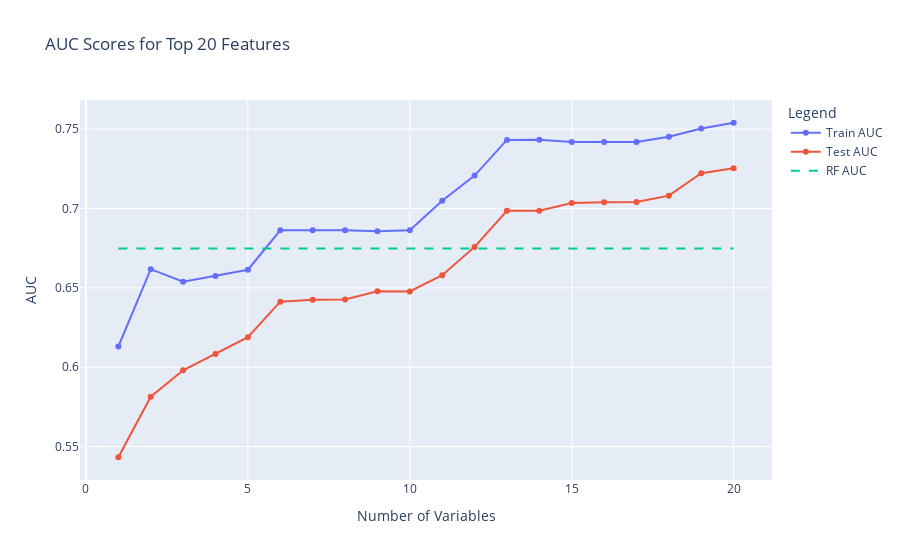
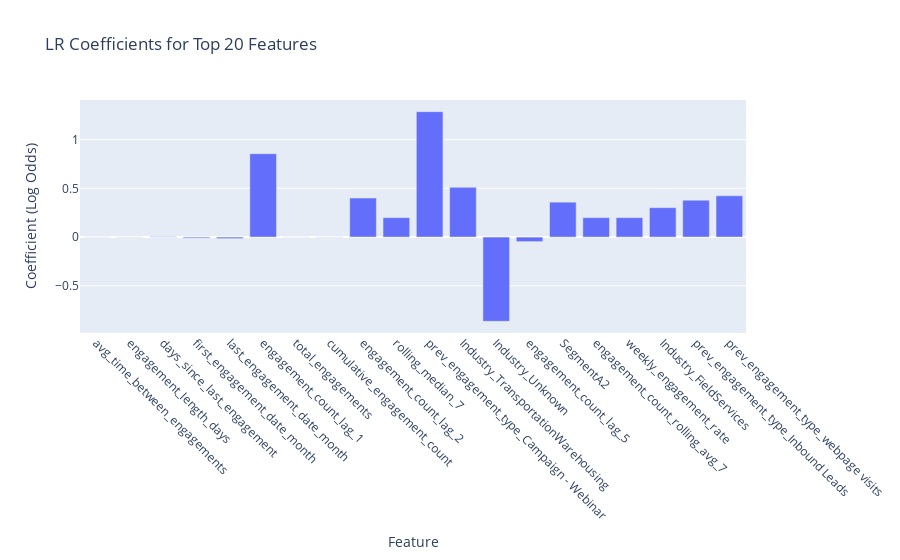
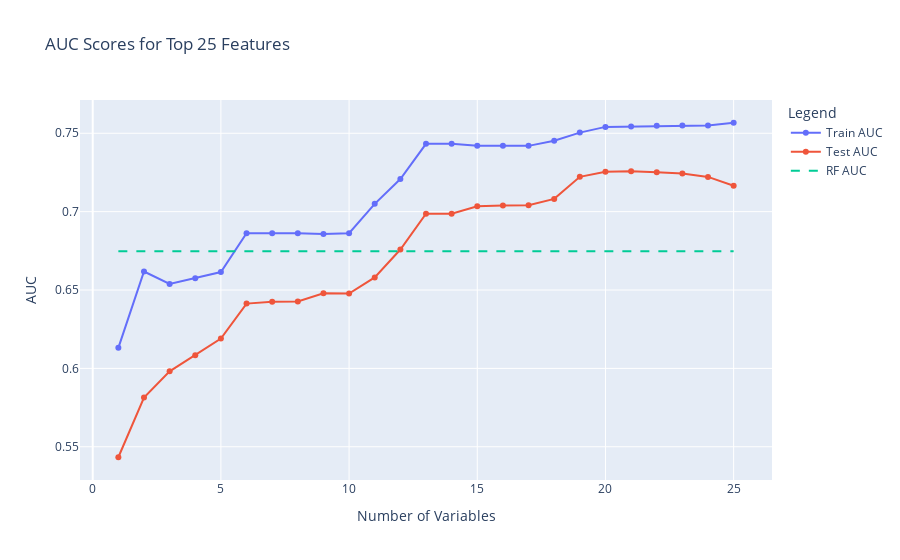
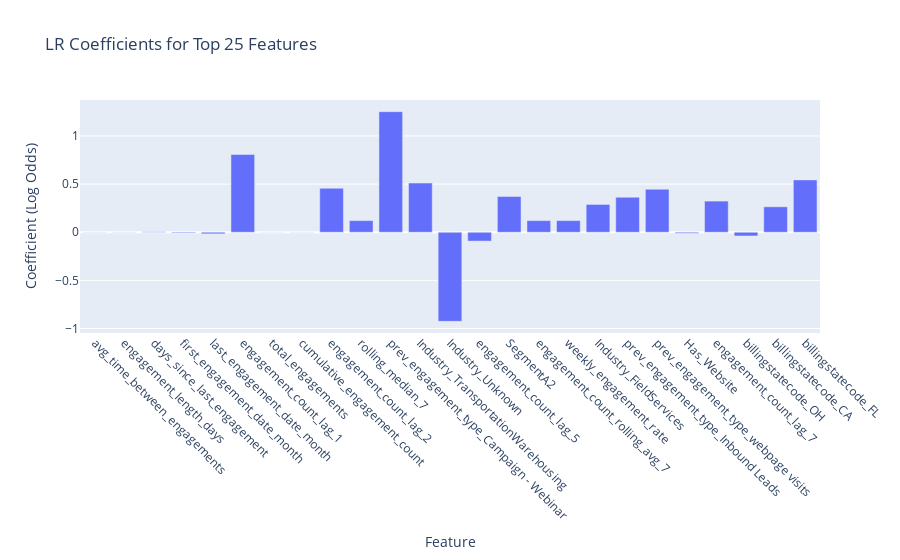

The cell these charts' notebook holds for them, in order:
### Code cell
plot_results(X_train, y_train, 20)
plot_results(X_train, y_train, 25)
plot_results(X_train, y_train, len(X_train.columns))

### Figure 1 — Plotly figure (JSON) as saved in the notebook; plotly's stock layout.template omitted (floating-point values rounded to 4 significant figures)
{"data": [{"mode": "lines+markers", "name": "Train AUC", "type": "scatter", "x": [1, 2, 3, 4, 5, 6, 7, 8, 9, 10, 11, 12, 13, 14, 15, 16, 17, 18, 19, 20], "y": [0.6131, 0.6618, 0.6539, 0.6574, 0.6615, 0.6863, 0.6863, 0.6863, 0.6857, 0.6863, 0.705, 0.7208, 0.7433, 0.7433, 0.742, 0.742, 0.742, 0.7452, 0.7504, 0.7541]}, {"mode": "lines+markers", "name": "Test AUC", "type": "scatter", "x": [1, 2, 3, 4, 5, 6, 7, 8, 9, 10, 11, 12, 13, 14, 15, 16, 17, 18, 19, 20], "y": [0.5433, 0.5814, 0.5981, 0.6084, 0.619, 0.6413, 0.6426, 0.6427, 0.6479, 0.6478, 0.658, 0.6758, 0.6987, 0.6987, 0.7035, 0.7039, 0.7041, 0.7081, 0.7222, 0.7254]}, {"line": {"dash": "dash"}, "mode": "lines", "name": "RF AUC", "type": "scatter", "x": [1, 2, 3, 4, 5, 6, 7, 8, 9, 10, 11, 12, 13, 14, 15, 16, 17, 18, 19, 20], "y": [0.6748, 0.6748, 0.6748, 0.6748, 0.6748, 0.6748, 0.6748, 0.6748, 0.6748, 0.6748, 0.6748, 0.6748, 0.6748, 0.6748, 0.6748, 0.6748, 0.6748, 0.6748, 0.6748, 0.6748]}], "layout": {"legend": {"title": {"text": "Legend"}}, "title": {"text": "AUC Scores for Top 20 Features"}, "xaxis": {"title": {"text": "Number of Variables"}}, "yaxis": {"title": {"text": "AUC"}}}}

### Figure 2 — Plotly figure (JSON) as saved in the notebook; plotly's stock layout.template omitted (floating-point values rounded to 4 significant figures)
{"data": [{"type": "bar", "x": ["avg_time_between_engagements", "engagement_length_days", "days_since_last_engagement", "first_engagement_date_month", "last_engagement_date_month", "engagement_count_lag_1", "total_engagements", "cumulative_engagement_count", "engagement_count_lag_2", "rolling_median_7", "prev_engagement_type_Campaign - Webinar", "Industry_TransportationWarehousing", "Industry_Unknown", "engagement_count_lag_5", "SegmentA2", "engagement_count_rolling_avg_7", "weekly_engagement_rate", "Industry_FieldServices", "prev_engagement_type_Inbound Leads", "prev_engagement_type_webpage visits"], "y": [-0.0006488, -0.00122, 0.004458, -0.01019, -0.01529, 0.8552, 0.0004889, -0.00154, 0.4004, 0.1996, 1.287, 0.5104, -0.8643, -0.04641, 0.3581, 0.1996, 0.1996, 0.3017, 0.3785, 0.4234]}], "layout": {"title": {"text": "LR Coefficients for Top 20 Features"}, "xaxis": {"tickangle": 45, "title": {"text": "Feature"}}, "yaxis": {"title": {"text": "Coefficient (Log Odds)"}}}}

### Figure 3 — Plotly figure (JSON) as saved in the notebook; plotly's stock layout.template omitted (floating-point values rounded to 4 significant figures)
{"data": [{"mode": "lines+markers", "name": "Train AUC", "type": "scatter", "x": [1, 2, 3, 4, 5, 6, 7, 8, 9, 10, 11, 12, 13, 14, 15, 16, 17, 18, 19, 20, 21, 22, 23, 24, 25], "y": [0.6131, 0.6618, 0.6539, 0.6574, 0.6615, 0.6863, 0.6863, 0.6863, 0.6857, 0.6863, 0.705, 0.7208, 0.7433, 0.7433, 0.742, 0.742, 0.742, 0.7452, 0.7504, 0.7541, 0.7543, 0.7549, 0.755, 0.755, 0.7567]}, {"mode": "lines+markers", "name": "Test AUC", "type": "scatter", "x": [1, 2, 3, 4, 5, 6, 7, 8, 9, 10, 11, 12, 13, 14, 15, 16, 17, 18, 19, 20, 21, 22, 23, 24, 25], "y": [0.5433, 0.5814, 0.5981, 0.6084, 0.619, 0.6413, 0.6426, 0.6427, 0.6479, 0.6478, 0.658, 0.6758, 0.6987, 0.6987, 0.7035, 0.7039, 0.7041, 0.7081, 0.7222, 0.7254, 0.7257, 0.7251, 0.7244, 0.7221, 0.7165]}, {"line": {"dash": "dash"}, "mode": "lines", "name": "RF AUC", "type": "scatter", "x": [1, 2, 3, 4, 5, 6, 7, 8, 9, 10, 11, 12, 13, 14, 15, 16, 17, 18, 19, 20, 21, 22, 23, 24, 25], "y": [0.6748, 0.6748, 0.6748, 0.6748, 0.6748, 0.6748, 0.6748, 0.6748, 0.6748, 0.6748, 0.6748, 0.6748, 0.6748, 0.6748, 0.6748, 0.6748, 0.6748, 0.6748, 0.6748, 0.6748, 0.6748, 0.6748, 0.6748, 0.6748, 0.6748]}], "layout": {"legend": {"title": {"text": "Legend"}}, "title": {"text": "AUC Scores for Top 25 Features"}, "xaxis": {"title": {"text": "Number of Variables"}}, "yaxis": {"title": {"text": "AUC"}}}}

### Figure 4 — Plotly figure (JSON) as saved in the notebook; plotly's stock layout.template omitted (floating-point values rounded to 4 significant figures)
{"data": [{"type": "bar", "x": ["avg_time_between_engagements", "engagement_length_days", "days_since_last_engagement", "first_engagement_date_month", "last_engagement_date_month", "engagement_count_lag_1", "total_engagements", "cumulative_engagement_count", "engagement_count_lag_2", "rolling_median_7", "prev_engagement_type_Campaign - Webinar", "Industry_TransportationWarehousing", "Industry_Unknown", "engagement_count_lag_5", "SegmentA2", "engagement_count_rolling_avg_7", "weekly_engagement_rate", "Industry_FieldServices", "prev_engagement_type_Inbound Leads", "prev_engagement_type_webpage visits", "Has_Website", "engagement_count_lag_7", "billingstatecode_OH", "billingstatecode_CA", "billingstatecode_FL"], "y": [-0.0008239, -0.001267, 0.004926, -0.007278, -0.01654, 0.8069, 3.568e-05, -0.0006649, 0.4565, 0.1208, 1.252, 0.5108, -0.9253, -0.09213, 0.3705, 0.1208, 0.1208, 0.2891, 0.3637, 0.4468, -0.01059, 0.3237, -0.03864, 0.2643, 0.5439]}], "layout": {"title": {"text": "LR Coefficients for Top 25 Features"}, "xaxis": {"tickangle": 45, "title": {"text": "Feature"}}, "yaxis": {"title": {"text": "Coefficient (Log Odds)"}}}}
